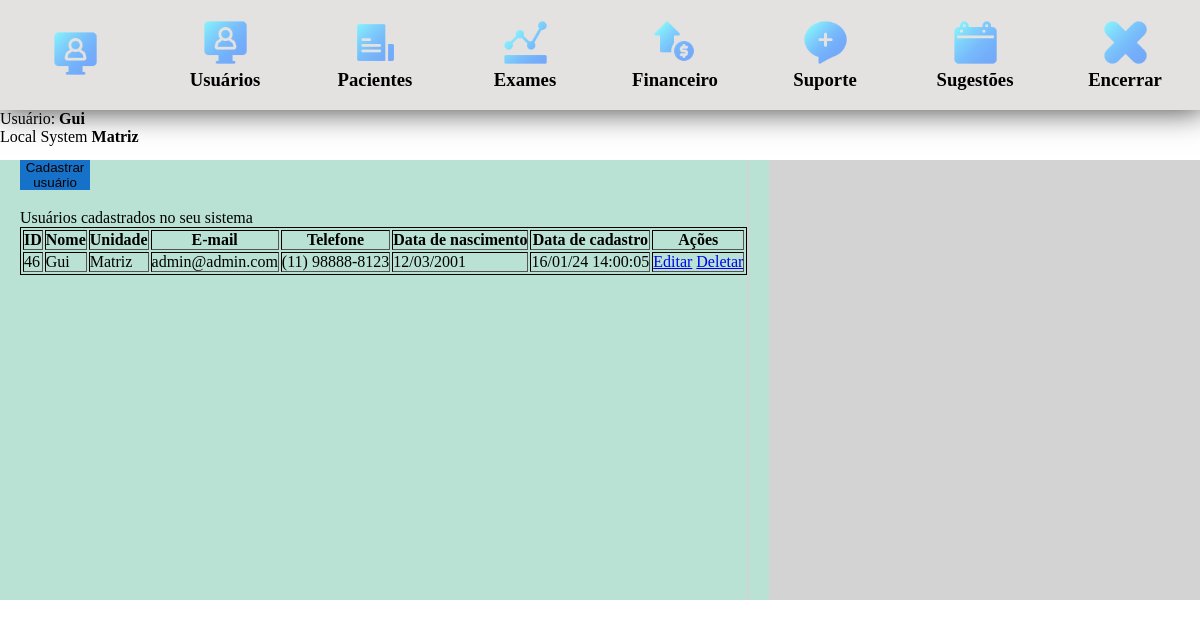
The page /views/listagem_usuarios.php (signed in) on the database its author committed.
### tables this page shows
CREATE TABLE `clientes` (
  `id` int(11) NOT NULL,
  `nome` varchar(100) NOT NULL,
  `email` varchar(100) NOT NULL,
  `telefone` varchar(15) DEFAULT NULL,
  `nascimento` date DEFAULT NULL,
  `data` datetime NOT NULL DEFAULT current_timestamp(),
  `senha` longtext NOT NULL,
  `unidade` varchar(50) DEFAULT NULL
);

### Control/SelectFrom.php (called while the page is built, shortened)
<?php
include('../views/conexao.php');
$id = $_SESSION['usuario'];
$sqlcode = "SELECT * FROM clientes WHERE id = '$id'";
$query = $mysqli->query($sqlcode);
$usuario = $query->fetch_assoc();
?>

### Control/function.php (called while the page is built, shortened)
<?php
function formatar_telefone($telefone){
    $ddd = substr ($telefone, 0, 2);
    $parte1 = substr ($telefone, 2, 5);
    $parte2 = substr ($telefone, 7);
    return "($ddd) $parte1-$parte2";
}
    function formatar_data($data){
        return implode('/', array_reverse(explode('-', $data)));
    };
?>

### views/listagem_usuarios.php (the view, shortened to what this page needs)
<?php
include('conexao.php');
include('../Control/function.php');
?>
<!DOCTYPE html>
<html lang="en">
<head>
</head>
<link rel="stylesheet" href="../css/modal.css">
<link rel="stylesheet" href="../css/index.css">
<link rel="stylesheet" href="../css/button.css">
<body>
    <div class="body-header">
        <div class="seletc_g">
            <div class="select_header">
                <div>
                    <a href="./index.php"><img class="icon_select" src="../icons/monitor (2).png"></a>
                </div>
            </div>
            <div class="select_header">
                <div>
                    <a href="listagem_usuarios.php"><img  class="icon_select" src="../icons/monitor (2).png"></a>
                </div>
                <div>
                    <h3>
                        Usuários
                    </h3>
                </div>
            </div>
            <div class="select_header">
                <div>
                    <a href="../views/listagem_pacientes.php"><img class="icon_select" src="../icons/arquivo (1).png"></a>
                </div>
                <div>
                    <h3>
                        Pacientes
                    </h3>
                </div>
            </div>
            <div class="select_header">
                <div>
                    <a href="listagem_exames.php"><img class="icon_select" src="../icons/grafico.png"></a>
                </div>
                <div>
                    <h3>
                        Exames
                    </h3>
                </div>
            </div>
            <div class="select_header">
                <div>
                    <img class="icon_select" src="../icons/moeda-de-dolar.png">
                </div>
                <div>
                    <h3>
                        Financeiro
                    </h3>
                </div>
            </div>
            <div class="select_header">
                <div>
                    <img class="icon_select" src="../icons/bate-papo.png">
                </div>
                <div>
                    <h3>
                        Suporte
                    </h3>
                </div>
            </div>
            <div class="select_header">
                <div>
                    <img onclick="abrir_modal()" class="icon_select" src="../icons/calendario.png">
                </div>
                <div>
                    <h3>
                        Sugestões
                    </h3>
                </div>
            </div>
            <div class="select_header">
                <div>
                    <a href="../Control/logout.php"><img class="icon_select" src="../icons/fracassado.png"></a>
                </div>
                <div>
                    <h3>
                        Encerrar
                    </h3>
                </div>
            </div>
        </div>
    </div>
    <div class="Bottom_header">
        <?php include('../Control/SelectFrom.php') ?>
        <p class="white">Usuário: <b><?php echo $usuario['nome']?></b></p>
        <p>Local System <b><?php echo $usuario['unidade']?></b></p>
    </div>
    <div class="container_body">
        <div class="container_son">
            <div>
                <button class="btn_style" onclick="abrir_modal()">Cadastrar usuário</button>
            </div><br>
            <p>Usuários cadastrados no seu sistema</p>
            <table border="1px" ID="alter" cellpadding="10">
                <thead>
                    <th>ID</th>
                    <th>Nome</th>
                    <th>Unidade</th>
                    <th>E-mail</th>
                    <th>Telefone</th>
                    <th>Data de nascimento</th>
                    <th>Data de cadastro</th>
                    <th>Ações</th>
                </thead>
                <tbody>
                    <?php
                    $sql_clientes   = "SELECT * FROM clientes";
                    $query_clientes = $mysqli->query($sql_clientes) or die($mysqli->error);
                    $num_clientes = $query_clientes->num_rows;
                    if($num_clientes == 0) {
                        ?>
                <tr>
                    <td colspan="7">Nenhum usuário foi encontrado!</td>
                </tr>
                <?php }
                    else{
                        while($cliente = $query_clientes->fetch_assoc()){
                            $telefone ="Não informado!";
                            if(!empty($cliente['telefone'])){
                                $telefone = formatar_telefone($cliente['telefone']);
                            }
                                $nascimento = "Nascimento não informada!";
                            if(!empty($cliente['nascimento'])){
                                $nascimento = formatar_data($cliente['nascimento']);
                            }
                            $data_cadastro = date("d/m/y H:i:s", strtotime($cliente['data']));
                    ?>
                    <tr>
                        <td><?php echo $cliente['id']?>     </td>
                        <td><?php echo $cliente['nome']?>   </td>
                        <td><?php echo $cliente['unidade']?>     </td>
                        <td><?php echo $cliente['email']?>  </td>
                        <td><?php echo $telefone; ?>  </td>
                        <td><?php echo $nascimento ?>   </td>
                        <td><?php echo $data_cadastro;?>    </td>
                        <td>
                            <a class="edit" href="editar_usuario.php?id=<?php echo $cliente['id']?>">Editar</a>
                            <a class="error" href="../Control/deletar_usuario.php?id=<?php echo $cliente['id']?>">Deletar</a>
                        </td>
                    </tr>
                    <?php
                    }
                }
                ?>
                </tbody>
            </table>
        </div>
        <div class="container_son">
        </div>
    </div>
</body>
</html>

### css/index.css (style rules this page uses)
* { margin: 0px; padding: 0px; }
.body-header { height: 110px; background-color: rgba(145, 134, 134, 0.247); box-shadow: 2px -3px 30px 3px rgba(0,0,0,0.79); display: flex; justify-content: center; }
.seletc_g { display: flex; flex-direction: row; }
.select_header { width: 150px; height: 110px; display: flex; justify-content: center; align-items: center; flex-direction: column; }
.icon_select { cursor: grab; width: 45px; height: 45px; }
.Bottom_header { width: 100%; height: 50px; }
.container_body { background-color: rgba(0, 0, 0, 0.171); width: 100%; height: 440px; display: flex; gap: 2px; }
.container_son { padding-left: 20px; height:440px; background-color: rgba(127, 255, 212, 0.315); }
table { border: 1px solid black; }

### css/button.css (style rules this page uses)
.btn_style { background:rgb(22, 114, 201); color:#0a0202; border:none; position:relative; width: 70px; height: 30px; font-size:15x; cursor:pointer; transition:800ms ease all; outline:none; text-align: center; }
.btn_style:before,button:after { content:''; position:absolute; top:0; right:6; height:2px; width:0; background:rgb(22, 114, 201); transition:400ms ease all; }
.btn_style:after { right:inherit; top:inherit; left:6; right: 6px; bottom:0; }

### rows shown on the page
clientes: nome "Gui", unidade "Matriz", id "46", email "admin@admin.com", telefone "(11) 98888-8123", nascimento "12/03/2001", data "16/01/24 14:00:05"
